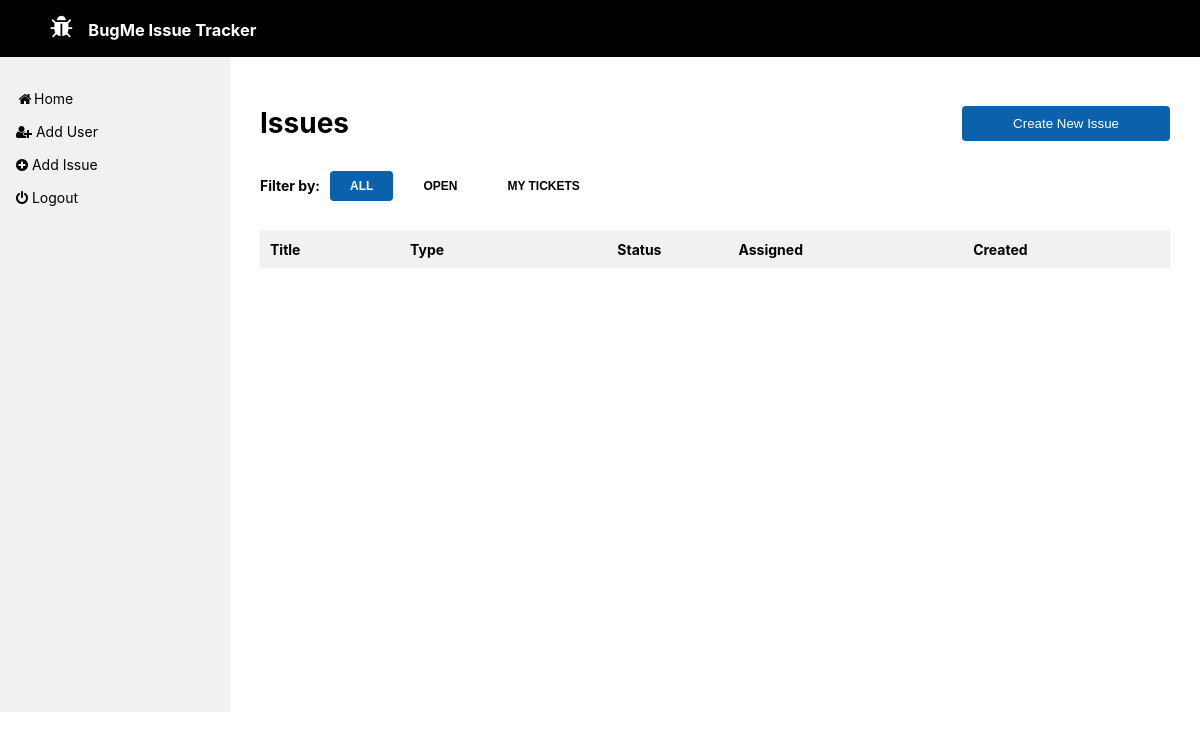
Before: /no-refresh.php with the older database file.
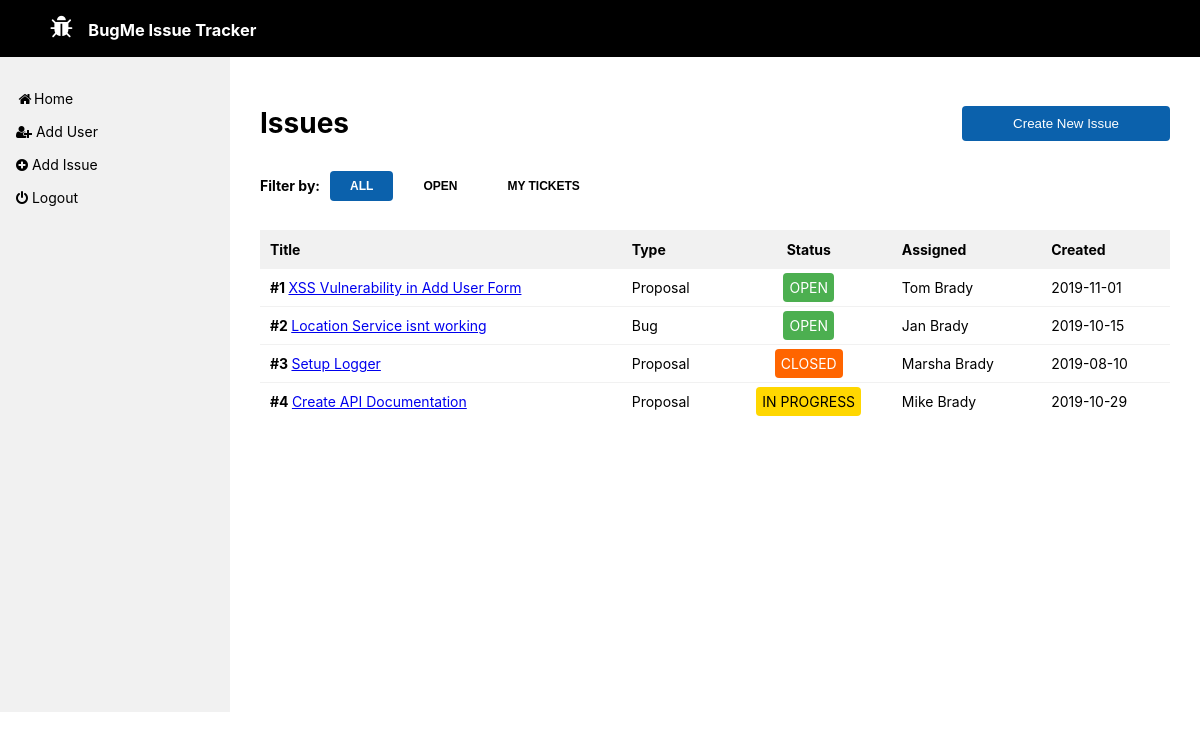
After: the same page with the newer database file.
### tables this page shows
CREATE TABLE Issues(
    id INT AUTO_INCREMENT NOT NULL,
    title VARCHAR(100) NOT NULL,
    description TEXT NOT NULL,
    type ENUM('Bug', 'Task', 'Proposal') NOT NULL,
    priority ENUM('Minor', 'Major', 'Critical') NOT NULL,
    status ENUM('Open', 'In Progress', 'Closed') NOT NULL,
    assigned_to INT NOT NULL,
    created_by INT NOT NULL,
    created DATETIME NOT NULL,
    updated DATETIME DEFAULT NULL,
    PRIMARY KEY(id),
    FOREIGN KEY (assigned_to) REFERENCES Users(id),
    FOREIGN KEY (created_by) REFERENCES Users(id)
);

CREATE TABLE Users (
    id INT AUTO_INCREMENT NOT NULL,
    firstname VARCHAR(100) NOT NULL ,
    lastname VARCHAR(100) NOT NULL,
    password VARCHAR(100) NOT NULL,
    email VARCHAR(100) NOT NULL,
    date_joined DATETIME NOT NULL,
    PRIMARY KEY(id)
);

### scripts/issue_view.php (the view, shortened to what this page needs)
<?php header('Access-Control-Allow-Origin: *');
require_once 'phpmysqlconnection.php';
if ($_SERVER['REQUEST_METHOD'] === 'GET') {
  $conn = new PDO("mysql:host=$host;dbname=$dbname;charset=utf8mb4", $username, $password);
  if ($_GET['context'] === 'my_tickets') {
    $check = 'mytickets';
    $stmt = $conn->query("");
    $results = $stmt->fetchAll(PDO::FETCH_ASSOC);
  } else if ($_GET['context'] === 'open') {
    $check = 'open';
    $stmt = $conn->query("SELECT i.id, i.title, i.type, i.status, i.assigned_to, i.created, u.firstname as fn, u.lastname as ln FROM Issues i JOIN Users u ON i.assigned_to=u.id where i.status = 'Open'");
    $results = $stmt->fetchAll(PDO::FETCH_ASSOC);
  } else {
    $stmt = $conn->query("SELECT i.id, i.title, i.type, i.status, i.assigned_to, i.created, u.firstname as fn, u.lastname as ln FROM Issues i JOIN Users u ON i.assigned_to=u.id");
    $results = $stmt->fetchAll(PDO::FETCH_ASSOC);
  }
}
?>
<table>
    <tr>
        <th>Title</th>
        <th>Type</th>
        <th class="status">Status</th>
        <th>Assigned</th>
        <th>Created</th>
    </tr>
    <?php foreach ($results as $row): ?>
    <tr>
        <td><span id="ticket-span"><?= '#' . $row['id'] . " ";?></span><a id="link-issue" href='issue.php?id=<?=$row['id']?>'><?= $row['title'];?></a></td>
        <td><?= $row['type'];?></td>
        <?php if ($row['status'] === 'Open'): ?>
            <td class="status"><span class="open">OPEN</span></td>
        <?php endif; ?>
        <?php if ($row['status'] === 'Closed'): ?>
            <td class="status"><span class="closed">CLOSED</span></td>
        <?php endif; ?>
        <?php if ($row['status'] === 'In Progress'): ?>
            <td class="status"><span class="in-progress">IN PROGRESS</span></td>
        <?php endif; ?>
        <td><?= $row['fn'] . " " . $row['ln'];?></td>
        <td><?= substr($row['created'],0,10)?></td>
    </tr>
    <?php endforeach; ?>
</table>

Changed rows visible on the page:
now on this page (row edited): issues: id "1", title "XSS Vulnerability in Add User Form", type "Proposal", status "OPEN", assigned_to.firstname "Tom", assigned_to.lastname "Brady", created "2019-11-01"
now on this page (row edited): issues: id "2", title "Location Service isnt working", type "Bug", status "OPEN", assigned_to.firstname "Jan", assigned_to.lastname "Brady", created "2019-10-15"
now on this page (row edited): issues: id "3", title "Setup Logger", type "Proposal", status "CLOSED", assigned_to.firstname "Marsha", assigned_to.lastname "Brady", created "2019-08-10"
now on this page (row edited): issues: id "4", title "Create API Documentation", type "Proposal", status "IN PROGRESS", assigned_to.firstname "Mike", assigned_to.lastname "Brady", created "2019-10-29"
